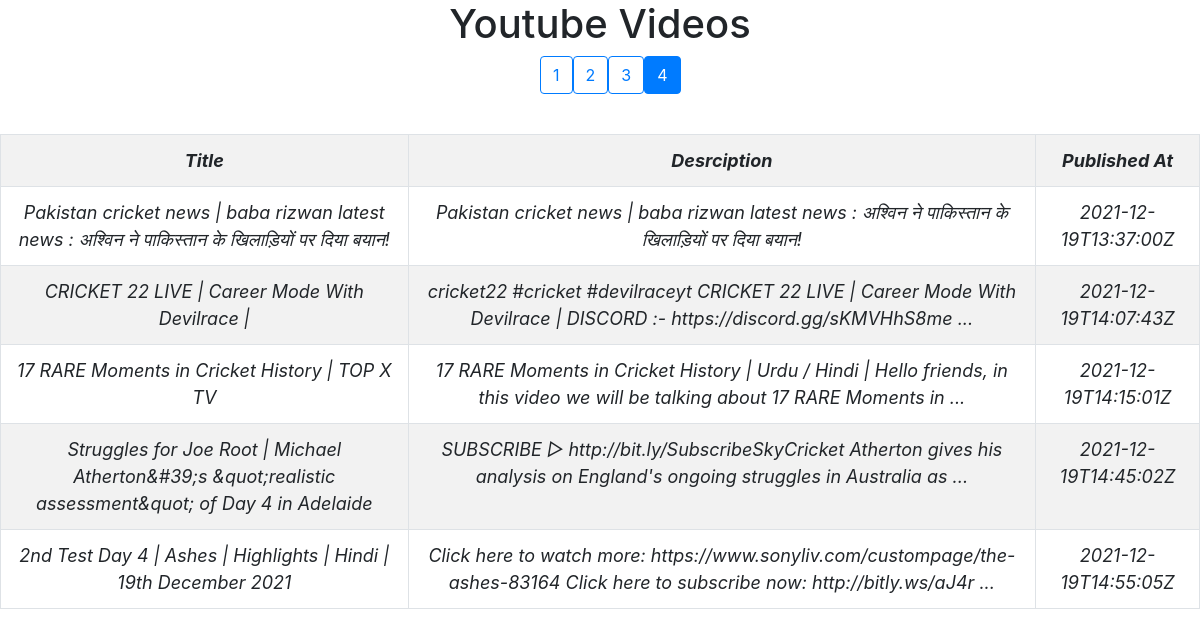
Screenshot of /index/?page=4 with the database file from the repository.
### website/models.py (models this page shows, shortened)
class Video(models.Model):
    title = models.CharField(max_length=200)
    description = models.CharField(max_length=5000)
    published_date = models.CharField(max_length=1000)
    thumbnail = models.CharField(max_length=2000)
    video_id = models.CharField(max_length=200)

### website/views.py (the view)
# urls.py: path('index/',views.index,name="index"),
def index(request):
  youtube_search()
  videos = Video.objects.all().order_by('published_date')
  paginator = Paginator(videos,5)
  pageno = request.GET.get('page')
  videos = paginator.get_page(pageno)
  return render(request, "index.html",{ 'videos': videos})

### website/views.py (called while the page is built, shortened)
def youtube_search():
  youtube = build(YOUTUBE_API_SERVICE_NAME, YOUTUBE_API_VERSION,
    developerKey=DEVELOPER_KEY)
  search_response = youtube.search().list(
    q='Cricket',
    part='id,snippet',
    maxResults=10,
    type="video",
    order="date",
    publishedAfter="2021-01-01T00:00:00Z"
  ).execute()
  videos = []

### website/templates/index.html (shortened to what this page needs)
<!DOCTYPE html>
<html>
<head>
    <link rel="stylesheet" href="https://maxcdn.bootstrapcdn.com/bootstrap/4.0.0/css/bootstrap.min.css"
>
</head>
<body>
    <h1 style="text-align: center;">Youtube Videos</h1>
    <table class="table table-striped table-bordered table-responsive-lg">
        <tr>
            <th>Title</th>
            <th>Desrciption</th>
            <th>Published At</th>
        </tr>
        {% for video in videos %}
        <tr>
            <td>{{ video.title }}</td>
            <td>{{ video.description }}</td>
            <td>{{ video.published_date }}</td>
        </tr>
        {% endfor %}
        <div style="text-align: center;">
            {% if videos.has_other_pages %}
            <ul class="pagination" style="padding-left: 45%;">
                {% for i in videos.paginator.page_range %}
                {% if videos.number == i %}
                <li class="btn btn-primary mb-4"><span>{{ i }} <span class="sr-only">(current)</span></span></li>
                {% else %}
                <li><a class="btn btn-outline-primary mb-4" href="?page={{ i }}">{{ i }}</a></li>
                {% endif %}
                {% endfor %}
            </ul>
            {% endif %}
        </div>
    </table>
</body>
</html>

### website/templates/index.html (style rules this page uses)
table, th, td { border: 51px solid black; border-collapse: collapse; text-align: center; font-weight: 400; font-size: large; font-style: italic; font-family: -apple-system, BlinkMacSystemFont, 'Segoe UI', Roboto, Oxygen, Ubuntu, Cantarell, 'Open Sans', 'Helvetica Neue', sans-serif; }
th { font-weight: bold; }

### rows the page displays
Video: title "Pakistan cricket news | baba rizwan latest news : अश्विन ने पाकिस्तान के खिलाड़ियों पर दिया बयान!", description "Pakistan cricket news | baba rizwan latest news : अश्विन ने पाकिस्तान के खिलाड़ियों पर दिया बयान!", published_date "2021-12-19T13:37:00Z"
Video: title "CRICKET 22 LIVE | Career Mode With Devilrace |", description "cricket22 #cricket #devilraceyt CRICKET 22 LIVE | Career Mode With Devilrace | DISCORD :- https://discord.gg/sKMVHhS8me ...", published_date "2021-12-19T14:07:43Z"
Video: title "17 RARE Moments in Cricket History | TOP X TV", description "17 RARE Moments in Cricket History | Urdu / Hindi | Hello friends, in this video we will be talking about 17 RARE Moments in ...", published_date "2021-12-19T14:15:01Z"
Video: title "Struggles for Joe Root | Michael Atherton&#39;s &quot;realistic assessment&quot; of Day 4 in Adelaide", description "SUBSCRIBE ▻ http://bit.ly/SubscribeSkyCricket Atherton gives his analysis on England's ongoing struggles in Australia as ...", published_date "2021-12-19T14:45:02Z"
Video: title "2nd Test Day 4 | Ashes | Highlights | Hindi | 19th December 2021", description "Click here to watch more: https://www.sonyliv.com/custompage/the-ashes-83164 Click here to subscribe now: http://bitly.ws/aJ4r ...", published_date "2021-12-19T14:55:05Z"

### other values shown
{{ i }} "1" "2" "3"
{{ i }} "4"
